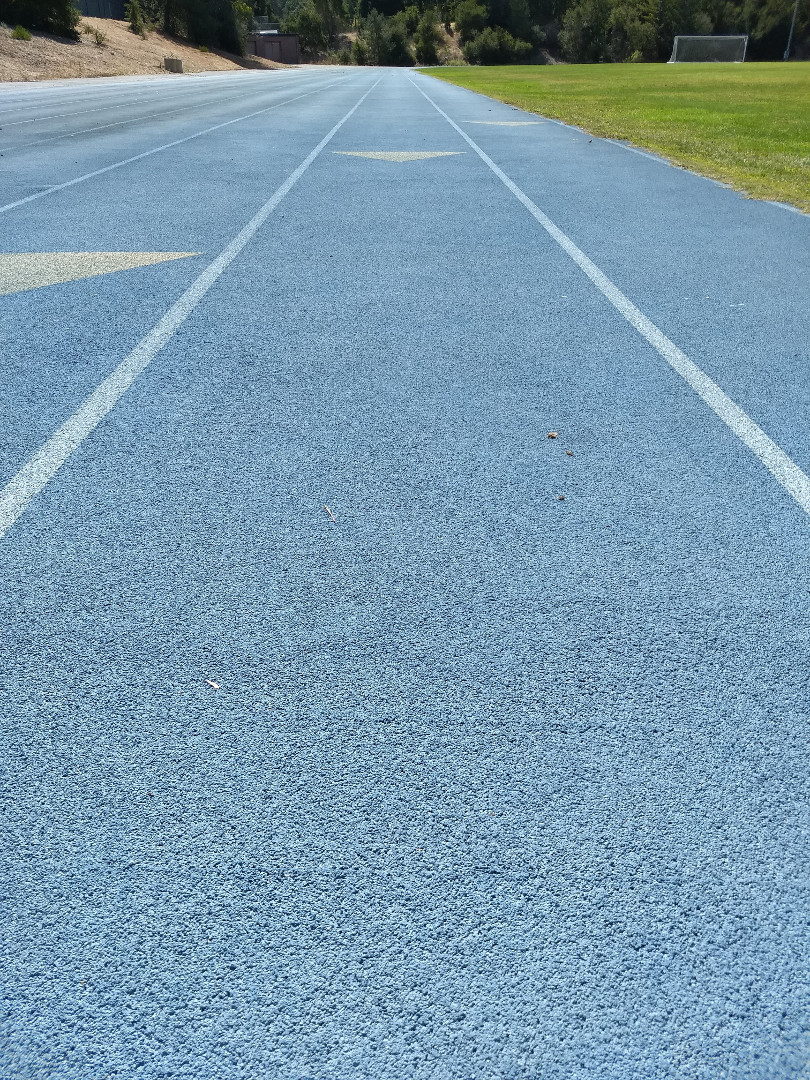
#> input picture Line Detection V2/src.jpg, 810 x 1080 px, given in place of the camera
$ python Shapes_Video.py
#> lines starting #> are read from the running program, lines starting #| are printed output that depends on the picture; after the words box and inside, x2 and y2 are one past the last pixel; in counts of white or black regions, pixels touching at a corner belong together
import numpy as np
import cv2
import time


cap = cv2.VideoCapture(0)
count = 0
found = 'Nothing'
while(True):
    # Capture frame-by-frame
    ret, frame = cap.read()
#> frame is the input picture: shape (1080, 810, 3); mean B, G, R 172.6, 153.1, 120.8


    # Our operations on the frame come here
    gray = cv2.cvtColor(frame, cv2.COLOR_BGR2GRAY)
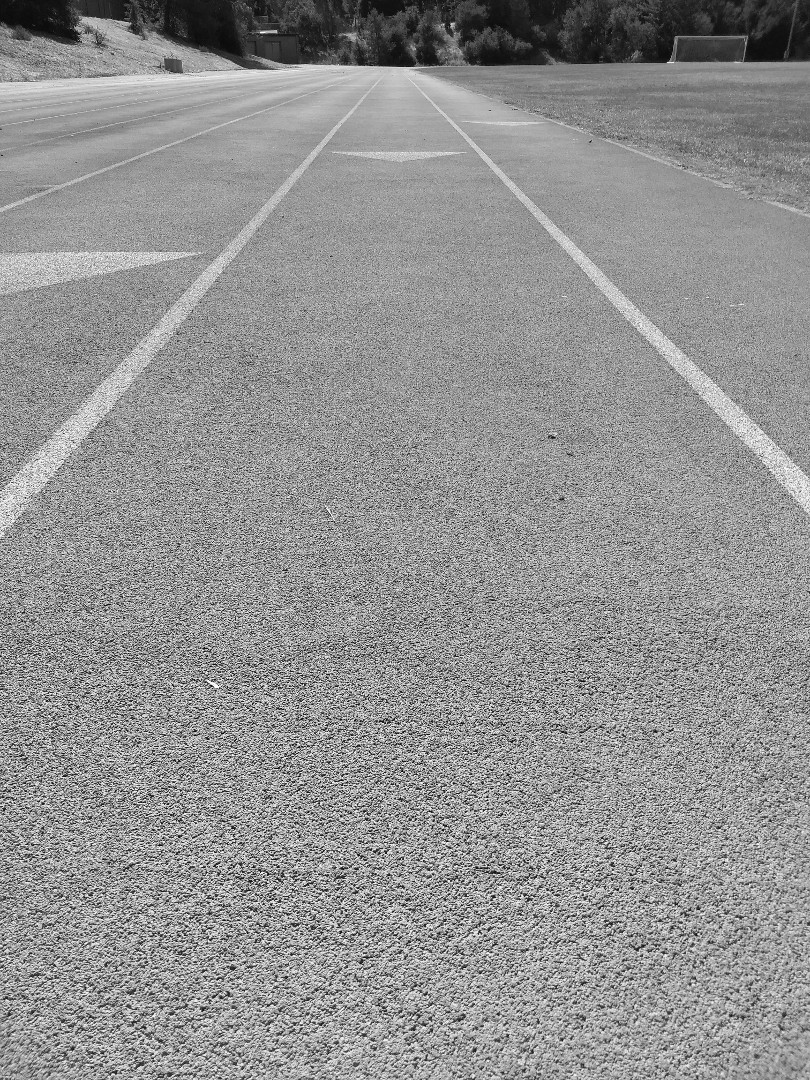
#> gray: shape (1080, 810); min 1, max 255, mean 145.7


    #ret,thresh = cv2.threshold(gray,127,255,1)
    ret,thresh = cv2.threshold(gray,100,255,1)
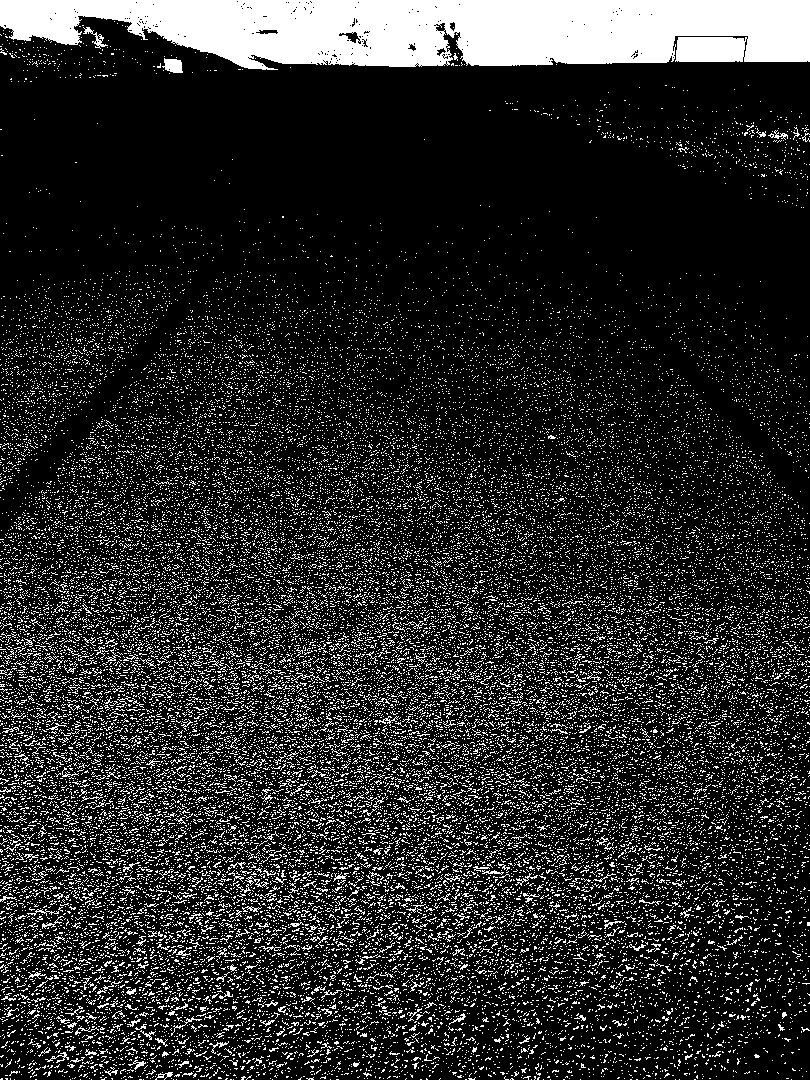
#> thresh: shape (1080, 810); 16.4% white; 35323 white regions (34966 under 20 px)

    contours,h = cv2.findContours(thresh,1,2)
#> contours = 35943 contours, 35906 with area under 20; largest, box (x1, y1, x2, y2) and area: (0, 0, 810, 70) 43928, (162, 58, 183, 73) 196, (338, 31, 361, 44) 125, (83, 27, 108, 49) 100, (255, 29, 279, 35) 86


    for cnt in contours:
        approx = cv2.approxPolyDP(cnt,0.01*cv2.arcLength(cnt,True),True)
        #print(len(approx))
        if len(approx)==5:
            found = "pentagon"
            cv2.drawContours(frame,[cnt],0,255,-1)
        elif len(approx)==3:
            found = "triangle"
            cv2.drawContours(frame,[cnt],0,(0,255,0),-1)
        elif len(approx)==4:
            found = "square"
            cv2.drawContours(frame,[cnt],0,(0,0,255),-1)
        elif len(approx) == 9:
            found = "half-circle"
            cv2.drawContours(frame,[cnt],0,(255,255,0),-1)
        elif len(approx) > 15:
            found = "circle"
            cv2.drawContours(frame,[cnt],0,(0,255,255),-1)
#> this loop made 35943 passes
#> (cnt, approx, found) on passes 46, 55, 58: ([[226, 1078], [225, 1079], [226, 1079], [227, 1078]], [[227, 1078], [226, 1078], [225, 1079], [226, 1079]], 'square'), ([[1, 1078], [0, 1079], [2, 1079], [2, 1078]], [[2, 1078], [1, 1078], [0, 1079], [2, 1079]], 'square'), ([[618, 1077], [617, 1078], [618, 1078], [619, 1077]], [[619, 1077], [618, 1077], [617, 1078], [618, 1078]], 'square')
#> (approx, found) on passes 40, 50, 54: ([[426, 1078], [426, 1079], [427, 1079]], 'triangle'), ([[111, 1078], [112, 1079], [112, 1078]], 'triangle'), ([[5, 1078], [6, 1079], [7, 1079], [7, 1078]], 'square')
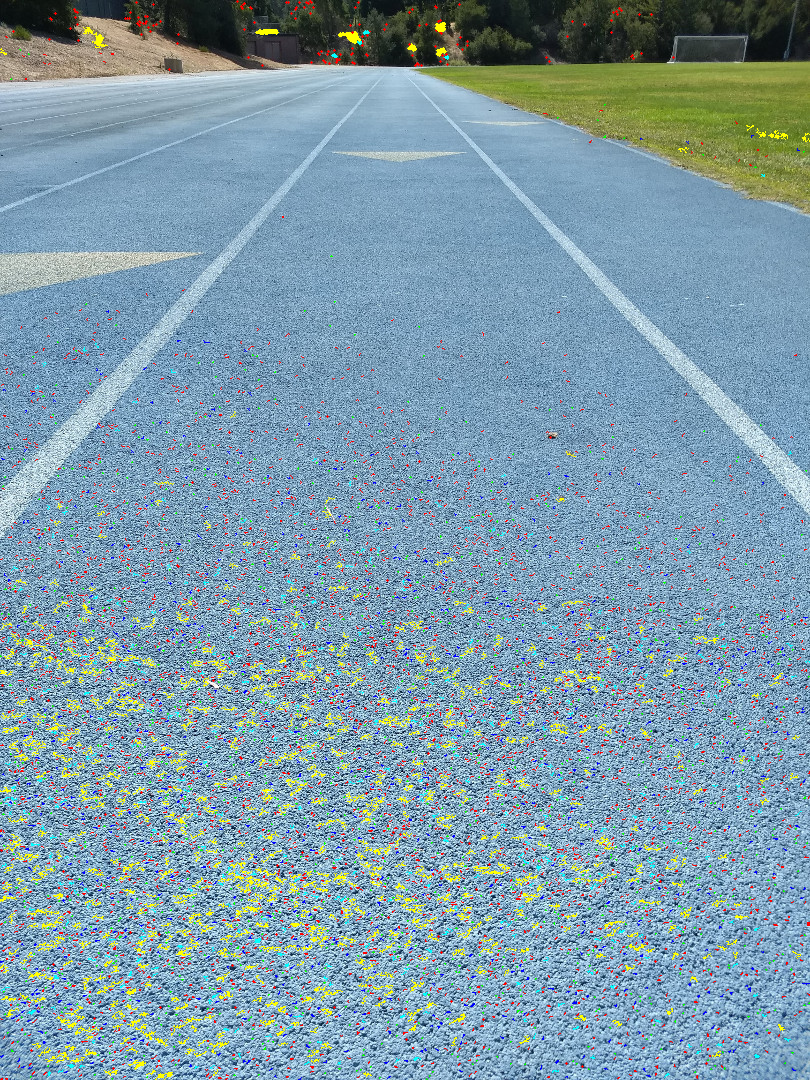
#> frame: shape (1080, 810, 3); 4.3% of pixels changed, all inside (x1, y1, x2, y2) = (0, 0, 810, 1080)

    cv2.imshow("preview", thresh)
    key = cv2.waitKey(20)
#> (key Esc is pressed here)
    if key == 27: # exit on ESC
        break

    count += 1
    if count %  10  == 0:
        print(found)


# When everything done, release the capture
cap.release()
cv2.destroyAllWindows()
